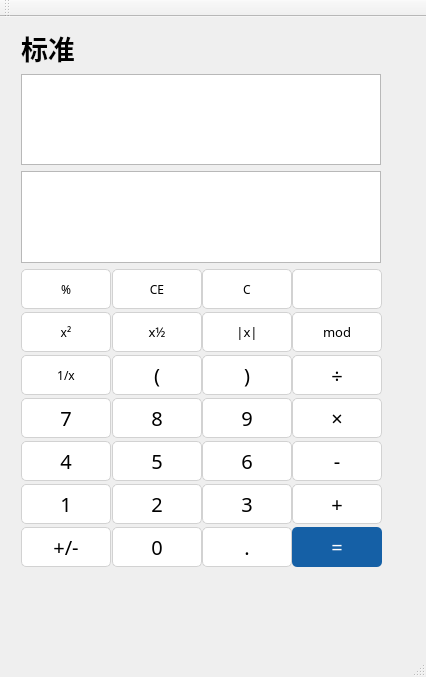
<?xml version="1.0" encoding="UTF-8"?>
<ui version="4.0">
 <class>CalculatorClass</class>
 <widget class="QMainWindow" name="CalculatorClass">
  <property name="geometry">
   <rect>
    <x>0</x>
    <y>0</y>
    <width>426</width>
    <height>677</height>
   </rect>
  </property>
  <property name="windowTitle">
   <string>Calculator</string>
  </property>
  <property name="layoutDirection">
   <enum>Qt::LeftToRight</enum>
  </property>
  <widget class="QWidget" name="centralWidget">
   <widget class="QWidget" name="layoutWidget">
    <property name="geometry">
     <rect>
      <x>10</x>
      <y>0</y>
      <width>382</width>
      <height>561</height>
     </rect>
    </property>
    <property name="sizePolicy">
     <sizepolicy hsizetype="Preferred" vsizetype="Expanding">
      <horstretch>0</horstretch>
      <verstretch>0</verstretch>
     </sizepolicy>
    </property>
    <layout class="QVBoxLayout" name="verticalLayout">
     <item>
      <widget class="QLabel" name="label">
       <property name="font">
        <font>
         <family>Microsoft YaHei</family>
         <pointsize>20</pointsize>
         <bold>true</bold>
        </font>
       </property>
       <property name="text">
        <string>标准</string>
       </property>
      </widget>
     </item>
     <item>
      <widget class="QTextEdit" name="textEdit_2">
       <property name="sizePolicy">
        <sizepolicy hsizetype="Expanding" vsizetype="Expanding">
         <horstretch>0</horstretch>
         <verstretch>0</verstretch>
        </sizepolicy>
       </property>
      </widget>
     </item>
     <item>
      <widget class="QTextEdit" name="textEdit">
       <property name="sizePolicy">
        <sizepolicy hsizetype="Expanding" vsizetype="Expanding">
         <horstretch>0</horstretch>
         <verstretch>0</verstretch>
        </sizepolicy>
       </property>
      </widget>
     </item>
     <item>
      <layout class="QGridLayout" name="gridLayout">
       <property name="horizontalSpacing">
        <number>1</number>
       </property>
       <property name="verticalSpacing">
        <number>3</number>
       </property>
       <item row="4" column="1">
        <widget class="QPushButton" name="pushButton_17">
         <property name="sizePolicy">
          <sizepolicy hsizetype="Minimum" vsizetype="Minimum">
           <horstretch>12</horstretch>
           <verstretch>12</verstretch>
          </sizepolicy>
         </property>
         <property name="minimumSize">
          <size>
           <width>90</width>
           <height>40</height>
          </size>
         </property>
         <property name="font">
          <font>
           <family>Microsoft YaHei</family>
           <pointsize>15</pointsize>
          </font>
         </property>
         <property name="styleSheet">
          <string notr="true">QPushButton{border-radius: 5px; background-color:rgb(255, 255, 255);border-color:rgb(210, 210, 210);border-width:1px;border-style:solid;}QPushButton:hover { background-color: rgb(250,250,250);}QPushButton:pressed{background-color:rgb(245, 245, 245);color:rgb(100, 100,100)}</string>
         </property>
         <property name="text">
          <string>8</string>
         </property>
        </widget>
       </item>
       <item row="2" column="1">
        <widget class="QPushButton" name="pushButton_2">
         <property name="sizePolicy">
          <sizepolicy hsizetype="Minimum" vsizetype="Minimum">
           <horstretch>12</horstretch>
           <verstretch>12</verstretch>
          </sizepolicy>
         </property>
         <property name="minimumSize">
          <size>
           <width>90</width>
           <height>40</height>
          </size>
         </property>
         <property name="font">
          <font>
           <family>Microsoft YaHei</family>
           <pointsize>10</pointsize>
          </font>
         </property>
         <property name="styleSheet">
          <string notr="true">QPushButton{border-radius: 5px; background-color:rgb(255, 255, 255);border-color:rgb(210, 210, 210);border-width:1px;border-style:solid;}QPushButton:hover { background-color: rgb(250,250,250);}QPushButton:pressed{background-color:rgb(245, 245, 245);color:rgb(100, 100,100)}</string>
         </property>
         <property name="text">
          <string>x½</string>
         </property>
        </widget>
       </item>
       <item row="2" column="3">
        <widget class="QPushButton" name="pushButton_4">
         <property name="sizePolicy">
          <sizepolicy hsizetype="Minimum" vsizetype="Minimum">
           <horstretch>12</horstretch>
           <verstretch>12</verstretch>
          </sizepolicy>
         </property>
         <property name="minimumSize">
          <size>
           <width>90</width>
           <height>40</height>
          </size>
         </property>
         <property name="font">
          <font>
           <family>Microsoft YaHei</family>
           <pointsize>10</pointsize>
          </font>
         </property>
         <property name="styleSheet">
          <string notr="true">QPushButton{border-radius: 5px; background-color:rgb(255, 255, 255);border-color:rgb(210, 210, 210);border-width:1px;border-style:solid;}QPushButton:hover { background-color: rgb(250,250,250);}QPushButton:pressed{background-color:rgb(245, 245, 245);color:rgb(100, 100,100)}</string>
         </property>
         <property name="text">
          <string>mod</string>
         </property>
        </widget>
       </item>
       <item row="3" column="2">
        <widget class="QPushButton" name="pushButton_21">
         <property name="sizePolicy">
          <sizepolicy hsizetype="Minimum" vsizetype="Minimum">
           <horstretch>12</horstretch>
           <verstretch>12</verstretch>
          </sizepolicy>
         </property>
         <property name="minimumSize">
          <size>
           <width>90</width>
           <height>40</height>
          </size>
         </property>
         <property name="font">
          <font>
           <family>Microsoft YaHei</family>
           <pointsize>15</pointsize>
          </font>
         </property>
         <property name="styleSheet">
          <string notr="true">QPushButton{border-radius: 5px; background-color:rgb(255, 255, 255);border-color:rgb(210, 210, 210);border-width:1px;border-style:solid;}QPushButton:hover { background-color: rgb(250,250,250);}QPushButton:pressed{background-color:rgb(245, 245, 245);color:rgb(100, 100,100)}</string>
         </property>
         <property name="text">
          <string>)</string>
         </property>
        </widget>
       </item>
       <item row="6" column="1">
        <widget class="QPushButton" name="pushButton_19">
         <property name="sizePolicy">
          <sizepolicy hsizetype="Minimum" vsizetype="Minimum">
           <horstretch>12</horstretch>
           <verstretch>12</verstretch>
          </sizepolicy>
         </property>
         <property name="minimumSize">
          <size>
           <width>90</width>
           <height>40</height>
          </size>
         </property>
         <property name="font">
          <font>
           <family>Microsoft YaHei</family>
           <pointsize>15</pointsize>
          </font>
         </property>
         <property name="styleSheet">
          <string notr="true">QPushButton{border-radius: 5px; background-color:rgb(255, 255, 255);border-color:rgb(210, 210, 210);border-width:1px;border-style:solid;}QPushButton:hover { background-color: rgb(250,250,250);}QPushButton:pressed{background-color:rgb(245, 245, 245);color:rgb(100, 100,100)}</string>
         </property>
         <property name="text">
          <string>2</string>
         </property>
        </widget>
       </item>
       <item row="6" column="0">
        <widget class="QPushButton" name="pushButton_14">
         <property name="sizePolicy">
          <sizepolicy hsizetype="Minimum" vsizetype="Minimum">
           <horstretch>12</horstretch>
           <verstretch>12</verstretch>
          </sizepolicy>
         </property>
         <property name="minimumSize">
          <size>
           <width>90</width>
           <height>40</height>
          </size>
         </property>
         <property name="font">
          <font>
           <family>Microsoft YaHei</family>
           <pointsize>15</pointsize>
          </font>
         </property>
         <property name="styleSheet">
          <string notr="true">QPushButton{border-radius: 5px; background-color:rgb(255, 255, 255);border-color:rgb(210, 210, 210);border-width:1px;border-style:solid;}QPushButton:hover { background-color: rgb(250,250,250);}QPushButton:pressed{background-color:rgb(245, 245, 245);color:rgb(100, 100,100)}</string>
         </property>
         <property name="text">
          <string>1</string>
         </property>
        </widget>
       </item>
       <item row="4" column="0">
        <widget class="QPushButton" name="pushButton_12">
         <property name="sizePolicy">
          <sizepolicy hsizetype="Minimum" vsizetype="Minimum">
           <horstretch>12</horstretch>
           <verstretch>12</verstretch>
          </sizepolicy>
         </property>
         <property name="minimumSize">
          <size>
           <width>90</width>
           <height>40</height>
          </size>
         </property>
         <property name="font">
          <font>
           <family>Microsoft YaHei</family>
           <pointsize>15</pointsize>
          </font>
         </property>
         <property name="styleSheet">
          <string notr="true">QPushButton{border-radius: 5px; background-color:rgb(255, 255, 255);border-color:rgb(210, 210, 210);border-width:1px;border-style:solid;}QPushButton:hover { background-color: rgb(250,250,250);}QPushButton:pressed{background-color:rgb(245, 245, 245);color:rgb(100, 100,100)}</string>
         </property>
         <property name="text">
          <string>7</string>
         </property>
        </widget>
       </item>
       <item row="0" column="0">
        <widget class="QPushButton" name="pushButton_7">
         <property name="sizePolicy">
          <sizepolicy hsizetype="Minimum" vsizetype="Minimum">
           <horstretch>12</horstretch>
           <verstretch>12</verstretch>
          </sizepolicy>
         </property>
         <property name="minimumSize">
          <size>
           <width>90</width>
           <height>40</height>
          </size>
         </property>
         <property name="font">
          <font>
           <family>Microsoft YaHei</family>
           <pointsize>9</pointsize>
          </font>
         </property>
         <property name="autoFillBackground">
          <bool>false</bool>
         </property>
         <property name="styleSheet">
          <string notr="true">QPushButton{border-radius: 5px; background-color:rgb(255, 255, 255);border-color:rgb(210, 210, 210);border-width:1px;border-style:solid;}QPushButton:hover { background-color: rgb(250,250,250);}QPushButton:pressed{background-color:rgb(245, 245, 245);color:rgb(100, 100,100)}</string>
         </property>
         <property name="text">
          <string>%</string>
         </property>
        </widget>
       </item>
       <item row="7" column="0">
        <widget class="QPushButton" name="pushButton_15">
         <property name="sizePolicy">
          <sizepolicy hsizetype="Minimum" vsizetype="Minimum">
           <horstretch>12</horstretch>
           <verstretch>12</verstretch>
          </sizepolicy>
         </property>
         <property name="minimumSize">
          <size>
           <width>90</width>
           <height>40</height>
          </size>
         </property>
         <property name="font">
          <font>
           <family>Microsoft YaHei</family>
           <pointsize>15</pointsize>
          </font>
         </property>
         <property name="styleSheet">
          <string notr="true">QPushButton{border-radius: 5px; background-color:rgb(255, 255, 255);border-color:rgb(210, 210, 210);border-width:1px;border-style:solid;}QPushButton:hover { background-color: rgb(250,250,250);}QPushButton:pressed{background-color:rgb(245, 245, 245);color:rgb(100, 100,100)}</string>
         </property>
         <property name="text">
          <string>+/-</string>
         </property>
        </widget>
       </item>
       <item row="5" column="3">
        <widget class="QPushButton" name="pushButton_28">
         <property name="sizePolicy">
          <sizepolicy hsizetype="Minimum" vsizetype="Minimum">
           <horstretch>12</horstretch>
           <verstretch>12</verstretch>
          </sizepolicy>
         </property>
         <property name="minimumSize">
          <size>
           <width>90</width>
           <height>40</height>
          </size>
         </property>
         <property name="font">
          <font>
           <family>Microsoft YaHei</family>
           <pointsize>15</pointsize>
          </font>
         </property>
         <property name="styleSheet">
          <string notr="true">QPushButton{border-radius: 5px; background-color:rgb(255, 255, 255);border-color:rgb(210, 210, 210);border-width:1px;border-style:solid;}QPushButton:hover { background-color: rgb(250,250,250);}QPushButton:pressed{background-color:rgb(245, 245, 245);color:rgb(100, 100,100)}</string>
         </property>
         <property name="text">
          <string>-</string>
         </property>
        </widget>
       </item>
       <item row="0" column="2">
        <widget class="QPushButton" name="pushButton_9">
         <property name="sizePolicy">
          <sizepolicy hsizetype="Minimum" vsizetype="Minimum">
           <horstretch>12</horstretch>
           <verstretch>12</verstretch>
          </sizepolicy>
         </property>
         <property name="minimumSize">
          <size>
           <width>90</width>
           <height>40</height>
          </size>
         </property>
         <property name="font">
          <font>
           <family>Microsoft YaHei</family>
           <pointsize>9</pointsize>
          </font>
         </property>
         <property name="styleSheet">
          <string notr="true">QPushButton{border-radius: 5px; background-color:rgb(255, 255, 255);border-color:rgb(210, 210, 210);border-width:1px;border-style:solid;}QPushButton:hover { background-color: rgb(250,250,250);}QPushButton:pressed{background-color:rgb(245, 245, 245);color:rgb(100, 100,100)}</string>
         </property>
         <property name="text">
          <string>C</string>
         </property>
         <property name="iconSize">
          <size>
           <width>100</width>
           <height>100</height>
          </size>
         </property>
        </widget>
       </item>
       <item row="7" column="3">
        <widget class="QPushButton" name="pushButton_30">
         <property name="sizePolicy">
          <sizepolicy hsizetype="Minimum" vsizetype="Minimum">
           <horstretch>12</horstretch>
           <verstretch>12</verstretch>
          </sizepolicy>
         </property>
         <property name="minimumSize">
          <size>
           <width>90</width>
           <height>40</height>
          </size>
         </property>
         <property name="font">
          <font>
           <family>Microsoft YaHei</family>
           <pointsize>15</pointsize>
          </font>
         </property>
         <property name="styleSheet">
          <string notr="true">QPushButton{background-color:rgb(21, 96, 166);border-radius:5px;color:rgb(255, 255, 255);}
QPushButton:hover { background-color: rgb(66, 125, 213);}QPushButton:pressed{background-color:rgb(85, 170, 255);color:rgb(203, 245, 255)}</string>
         </property>
         <property name="text">
          <string>=</string>
         </property>
        </widget>
       </item>
       <item row="3" column="0">
        <widget class="QPushButton" name="pushButton_11">
         <property name="sizePolicy">
          <sizepolicy hsizetype="Minimum" vsizetype="Minimum">
           <horstretch>12</horstretch>
           <verstretch>12</verstretch>
          </sizepolicy>
         </property>
         <property name="minimumSize">
          <size>
           <width>90</width>
           <height>40</height>
          </size>
         </property>
         <property name="font">
          <font>
           <family>Microsoft YaHei</family>
           <pointsize>9</pointsize>
          </font>
         </property>
         <property name="styleSheet">
          <string notr="true">QPushButton{border-radius: 5px; background-color:rgb(255, 255, 255);border-color:rgb(210, 210, 210);border-width:1px;border-style:solid;}QPushButton:hover { background-color: rgb(250,250,250);}QPushButton:pressed{background-color:rgb(245, 245, 245);color:rgb(100, 100,100)}</string>
         </property>
         <property name="text">
          <string>1/x</string>
         </property>
        </widget>
       </item>
       <item row="2" column="0">
        <widget class="QPushButton" name="pushButton">
         <property name="sizePolicy">
          <sizepolicy hsizetype="Minimum" vsizetype="Minimum">
           <horstretch>12</horstretch>
           <verstretch>12</verstretch>
          </sizepolicy>
         </property>
         <property name="minimumSize">
          <size>
           <width>90</width>
           <height>40</height>
          </size>
         </property>
         <property name="font">
          <font>
           <family>Microsoft YaHei</family>
           <pointsize>9</pointsize>
          </font>
         </property>
         <property name="styleSheet">
          <string notr="true">QPushButton{border-radius: 5px; background-color:rgb(255, 255, 255);border-color:rgb(210, 210, 210);border-width:1px;border-style:solid;}QPushButton:hover { background-color: rgb(250,250,250);}QPushButton:pressed{background-color:rgb(245, 245, 245);color:rgb(100, 100,100)}</string>
         </property>
         <property name="text">
          <string>x²</string>
         </property>
        </widget>
       </item>
       <item row="3" column="1">
        <widget class="QPushButton" name="pushButton_16">
         <property name="sizePolicy">
          <sizepolicy hsizetype="Minimum" vsizetype="Minimum">
           <horstretch>12</horstretch>
           <verstretch>12</verstretch>
          </sizepolicy>
         </property>
         <property name="minimumSize">
          <size>
           <width>90</width>
           <height>40</height>
          </size>
         </property>
         <property name="font">
          <font>
           <family>Microsoft YaHei</family>
           <pointsize>15</pointsize>
          </font>
         </property>
         <property name="styleSheet">
          <string notr="true">QPushButton{border-radius: 5px; background-color:rgb(255, 255, 255);border-color:rgb(210, 210, 210);border-width:1px;border-style:solid;}QPushButton:hover { background-color: rgb(250,250,250);}QPushButton:pressed{background-color:rgb(245, 245, 245);color:rgb(100, 100,100)}</string>
         </property>
         <property name="text">
          <string>(</string>
         </property>
        </widget>
       </item>
       <item row="6" column="2">
        <widget class="QPushButton" name="pushButton_24">
         <property name="sizePolicy">
          <sizepolicy hsizetype="Minimum" vsizetype="Minimum">
           <horstretch>12</horstretch>
           <verstretch>12</verstretch>
          </sizepolicy>
         </property>
         <property name="minimumSize">
          <size>
           <width>90</width>
           <height>40</height>
          </size>
         </property>
         <property name="font">
          <font>
           <family>Microsoft YaHei</family>
           <pointsize>15</pointsize>
          </font>
         </property>
         <property name="styleSheet">
          <string notr="true">QPushButton{border-radius: 5px; background-color:rgb(255, 255, 255);border-color:rgb(210, 210, 210);border-width:1px;border-style:solid;}QPushButton:hover { background-color: rgb(250,250,250);}QPushButton:pressed{background-color:rgb(245, 245, 245);color:rgb(100, 100,100)}</string>
         </property>
         <property name="text">
          <string>3</string>
         </property>
        </widget>
       </item>
       <item row="5" column="1">
        <widget class="QPushButton" name="pushButton_18">
         <property name="sizePolicy">
          <sizepolicy hsizetype="Minimum" vsizetype="Minimum">
           <horstretch>12</horstretch>
           <verstretch>12</verstretch>
          </sizepolicy>
         </property>
         <property name="minimumSize">
          <size>
           <width>90</width>
           <height>40</height>
          </size>
         </property>
         <property name="font">
          <font>
           <family>Microsoft YaHei</family>
           <pointsize>15</pointsize>
          </font>
         </property>
         <property name="autoFillBackground">
          <bool>false</bool>
         </property>
         <property name="styleSheet">
          <string notr="true">QPushButton{border-radius: 5px; background-color:rgb(255, 255, 255);border-color:rgb(210, 210, 210);border-width:1px;border-style:solid;}QPushButton:hover { background-color: rgb(250,250,250);}QPushButton:pressed{background-color:rgb(245, 245, 245);color:rgb(100, 100,100)}</string>
         </property>
         <property name="text">
          <string>5</string>
         </property>
        </widget>
       </item>
       <item row="5" column="2">
        <widget class="QPushButton" name="pushButton_23">
         <property name="sizePolicy">
          <sizepolicy hsizetype="Minimum" vsizetype="Minimum">
           <horstretch>12</horstretch>
           <verstretch>12</verstretch>
          </sizepolicy>
         </property>
         <property name="minimumSize">
          <size>
           <width>90</width>
           <height>40</height>
          </size>
         </property>
         <property name="font">
          <font>
           <family>Microsoft YaHei</family>
           <pointsize>15</pointsize>
          </font>
         </property>
         <property name="styleSheet">
          <string notr="true">QPushButton{border-radius: 5px; background-color:rgb(255, 255, 255);border-color:rgb(210, 210, 210);border-width:1px;border-style:solid;}QPushButton:hover { background-color: rgb(250,250,250);}QPushButton:pressed{background-color:rgb(245, 245, 245);color:rgb(100, 100,100)}</string>
         </property>
         <property name="text">
          <string>6</string>
         </property>
        </widget>
       </item>
       <item row="5" column="0">
        <widget class="QPushButton" name="pushButton_13">
         <property name="sizePolicy">
          <sizepolicy hsizetype="Minimum" vsizetype="Minimum">
           <horstretch>12</horstretch>
           <verstretch>12</verstretch>
          </sizepolicy>
         </property>
         <property name="minimumSize">
          <size>
           <width>90</width>
           <height>40</height>
          </size>
         </property>
         <property name="font">
          <font>
           <family>Microsoft YaHei</family>
           <pointsize>15</pointsize>
          </font>
         </property>
         <property name="styleSheet">
          <string notr="true">QPushButton{border-radius: 5px; background-color:rgb(255, 255, 255);border-color:rgb(210, 210, 210);border-width:1px;border-style:solid;}QPushButton:hover { background-color: rgb(250,250,250);}QPushButton:pressed{background-color:rgb(245, 245, 245);color:rgb(100, 100,100)}</string>
         </property>
         <property name="text">
          <string>4</string>
         </property>
        </widget>
       </item>
       <item row="3" column="3">
        <widget class="QPushButton" name="pushButton_26">
         <property name="sizePolicy">
          <sizepolicy hsizetype="Minimum" vsizetype="Minimum">
           <horstretch>12</horstretch>
           <verstretch>12</verstretch>
          </sizepolicy>
         </property>
         <property name="minimumSize">
          <size>
           <width>90</width>
           <height>40</height>
          </size>
         </property>
         <property name="font">
          <font>
           <family>Microsoft YaHei</family>
           <pointsize>15</pointsize>
          </font>
         </property>
         <property name="styleSheet">
          <string notr="true">QPushButton{border-radius: 5px; background-color:rgb(255, 255, 255);border-color:rgb(210, 210, 210);border-width:1px;border-style:solid;}QPushButton:hover { background-color: rgb(250,250,250);}QPushButton:pressed{background-color:rgb(245, 245, 245);color:rgb(100, 100,100)}</string>
         </property>
         <property name="text">
          <string>÷</string>
         </property>
         <property name="icon">
          <iconset theme="accessories-calculator">
           <normaloff>.</normaloff>.</iconset>
         </property>
        </widget>
       </item>
       <item row="2" column="2">
        <widget class="QPushButton" name="pushButton_3">
         <property name="sizePolicy">
          <sizepolicy hsizetype="Minimum" vsizetype="Minimum">
           <horstretch>12</horstretch>
           <verstretch>12</verstretch>
          </sizepolicy>
         </property>
         <property name="minimumSize">
          <size>
           <width>90</width>
           <height>40</height>
          </size>
         </property>
         <property name="font">
          <font>
           <family>Microsoft YaHei</family>
           <pointsize>10</pointsize>
          </font>
         </property>
         <property name="styleSheet">
          <string notr="true">QPushButton{border-radius: 5px; background-color:rgb(255, 255, 255);border-color:rgb(210, 210, 210);border-width:1px;border-style:solid;}QPushButton:hover { background-color: rgb(250,250,250);}QPushButton:pressed{background-color:rgb(245, 245, 245);color:rgb(100, 100,100)}</string>
         </property>
         <property name="text">
          <string>|x|</string>
         </property>
        </widget>
       </item>
       <item row="4" column="3">
        <widget class="QPushButton" name="pushButton_27">
         <property name="sizePolicy">
          <sizepolicy hsizetype="Minimum" vsizetype="Minimum">
           <horstretch>12</horstretch>
           <verstretch>12</verstretch>
          </sizepolicy>
         </property>
         <property name="minimumSize">
          <size>
           <width>90</width>
           <height>40</height>
          </size>
         </property>
         <property name="font">
          <font>
           <family>Microsoft YaHei</family>
           <pointsize>15</pointsize>
          </font>
         </property>
         <property name="styleSheet">
          <string notr="true">QPushButton{border-radius: 5px; background-color:rgb(255, 255, 255);border-color:rgb(210, 210, 210);border-width:1px;border-style:solid;}QPushButton:hover { background-color: rgb(250,250,250);}QPushButton:pressed{background-color:rgb(245, 245, 245);color:rgb(100, 100,100)}</string>
         </property>
         <property name="text">
          <string>×</string>
         </property>
        </widget>
       </item>
       <item row="7" column="2">
        <widget class="QPushButton" name="pushButton_25">
         <property name="sizePolicy">
          <sizepolicy hsizetype="Minimum" vsizetype="Minimum">
           <horstretch>12</horstretch>
           <verstretch>12</verstretch>
          </sizepolicy>
         </property>
         <property name="minimumSize">
          <size>
           <width>90</width>
           <height>40</height>
          </size>
         </property>
         <property name="font">
          <font>
           <family>Microsoft YaHei</family>
           <pointsize>15</pointsize>
          </font>
         </property>
         <property name="styleSheet">
          <string notr="true">QPushButton{border-radius: 5px; background-color:rgb(255, 255, 255);border-color:rgb(210, 210, 210);border-width:1px;border-style:solid;}QPushButton:hover { background-color: rgb(250,250,250);}QPushButton:pressed{background-color:rgb(245, 245, 245);color:rgb(100, 100,100)}</string>
         </property>
         <property name="text">
          <string>.</string>
         </property>
         <property name="flat">
          <bool>false</bool>
         </property>
        </widget>
       </item>
       <item row="6" column="3">
        <widget class="QPushButton" name="pushButton_29">
         <property name="sizePolicy">
          <sizepolicy hsizetype="Minimum" vsizetype="Minimum">
           <horstretch>12</horstretch>
           <verstretch>12</verstretch>
          </sizepolicy>
         </property>
         <property name="minimumSize">
          <size>
           <width>90</width>
           <height>40</height>
          </size>
         </property>
         <property name="font">
          <font>
           <family>Microsoft YaHei</family>
           <pointsize>15</pointsize>
          </font>
         </property>
         <property name="styleSheet">
          <string notr="true">QPushButton{border-radius: 5px; background-color:rgb(255, 255, 255);border-color:rgb(210, 210, 210);border-width:1px;border-style:solid;}QPushButton:hover { background-color: rgb(250,250,250);}QPushButton:pressed{background-color:rgb(245, 245, 245);color:rgb(100, 100,100)}</string>
         </property>
         <property name="text">
          <string>+</string>
         </property>
        </widget>
       </item>
       <item row="4" column="2">
        <widget class="QPushButton" name="pushButton_22">
         <property name="sizePolicy">
          <sizepolicy hsizetype="Minimum" vsizetype="Minimum">
           <horstretch>12</horstretch>
           <verstretch>12</verstretch>
          </sizepolicy>
         </property>
         <property name="minimumSize">
          <size>
           <width>90</width>
           <height>40</height>
          </size>
         </property>
         <property name="font">
          <font>
           <family>Microsoft YaHei</family>
           <pointsize>15</pointsize>
          </font>
         </property>
         <property name="styleSheet">
          <string notr="true">QPushButton{border-radius: 5px; background-color:rgb(255, 255, 255);border-color:rgb(210, 210, 210);border-width:1px;border-style:solid;}QPushButton:hover { background-color: rgb(250,250,250);}QPushButton:pressed{background-color:rgb(245, 245, 245);color:rgb(100, 100,100)}</string>
         </property>
         <property name="text">
          <string>9</string>
         </property>
         <property name="iconSize">
          <size>
           <width>30</width>
           <height>30</height>
          </size>
         </property>
        </widget>
       </item>
       <item row="7" column="1">
        <widget class="QPushButton" name="pushButton_20">
         <property name="sizePolicy">
          <sizepolicy hsizetype="Minimum" vsizetype="Minimum">
           <horstretch>12</horstretch>
           <verstretch>12</verstretch>
          </sizepolicy>
         </property>
         <property name="minimumSize">
          <size>
           <width>90</width>
           <height>40</height>
          </size>
         </property>
         <property name="font">
          <font>
           <family>Microsoft YaHei</family>
           <pointsize>15</pointsize>
          </font>
         </property>
         <property name="styleSheet">
          <string notr="true">QPushButton{border-radius: 5px; background-color:rgb(255, 255, 255);border-color:rgb(210, 210, 210);border-width:1px;border-style:solid;}QPushButton:hover { background-color: rgb(250,250,250);}QPushButton:pressed{background-color:rgb(245, 245, 245);color:rgb(100, 100,100)}</string>
         </property>
         <property name="text">
          <string>0</string>
         </property>
        </widget>
       </item>
       <item row="0" column="1">
        <widget class="QPushButton" name="pushButton_8">
         <property name="sizePolicy">
          <sizepolicy hsizetype="Minimum" vsizetype="Minimum">
           <horstretch>12</horstretch>
           <verstretch>12</verstretch>
          </sizepolicy>
         </property>
         <property name="minimumSize">
          <size>
           <width>90</width>
           <height>40</height>
          </size>
         </property>
         <property name="font">
          <font>
           <family>Microsoft YaHei</family>
           <pointsize>9</pointsize>
          </font>
         </property>
         <property name="styleSheet">
          <string notr="true">QPushButton{border-radius: 5px; background-color:rgb(255, 255, 255);border-color:rgb(210, 210, 210);border-width:1px;border-style:solid;}QPushButton:hover { background-color: rgb(250,250,250);}QPushButton:pressed{background-color:rgb(245, 245, 245);color:rgb(100, 100,100)}</string>
         </property>
         <property name="text">
          <string>CE</string>
         </property>
        </widget>
       </item>
       <item row="0" column="3">
        <widget class="QPushButton" name="pushButton_10">
         <property name="sizePolicy">
          <sizepolicy hsizetype="Minimum" vsizetype="Minimum">
           <horstretch>12</horstretch>
           <verstretch>12</verstretch>
          </sizepolicy>
         </property>
         <property name="minimumSize">
          <size>
           <width>90</width>
           <height>40</height>
          </size>
         </property>
         <property name="font">
          <font>
           <family>Microsoft YaHei</family>
          </font>
         </property>
         <property name="styleSheet">
          <string notr="true">QPushButton{border-radius: 5px; background-color:rgb(255, 255, 255);border-color:rgb(210, 210, 210);border-width:1px;border-style:solid;}QPushButton:hover { background-color: rgb(250,250,250);}QPushButton:pressed{background-color:rgb(245, 245, 245);color:rgb(100, 100,100)}
QPushButton{image:url(:/image/delete.png)}</string>
         </property>
         <property name="text">
          <string/>
         </property>
         <property name="iconSize">
          <size>
           <width>100</width>
           <height>25</height>
          </size>
         </property>
        </widget>
       </item>
      </layout>
     </item>
     <item>
      <spacer name="verticalSpacer">
       <property name="orientation">
        <enum>Qt::Vertical</enum>
       </property>
       <property name="sizeHint" stdset="0">
        <size>
         <width>20</width>
         <height>40</height>
        </size>
       </property>
      </spacer>
     </item>
    </layout>
   </widget>
  </widget>
  <widget class="QMenuBar" name="menuBar">
   <property name="geometry">
    <rect>
     <x>0</x>
     <y>0</y>
     <width>426</width>
     <height>22</height>
    </rect>
   </property>
  </widget>
  <widget class="QToolBar" name="mainToolBar">
   <attribute name="toolBarArea">
    <enum>TopToolBarArea</enum>
   </attribute>
   <attribute name="toolBarBreak">
    <bool>false</bool>
   </attribute>
  </widget>
  <widget class="QStatusBar" name="statusBar"/>
 </widget>
 <layoutdefault spacing="6" margin="11"/>
 <resources>
  <include location="Calculator.qrc"/>
 </resources>
 <connections/>
</ui>
